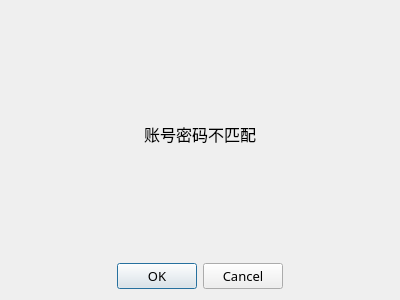
<?xml version="1.0" encoding="UTF-8"?>
<ui version="4.0">
 <class>pwdError</class>
 <widget class="QDialog" name="pwdError">
  <property name="geometry">
   <rect>
    <x>0</x>
    <y>0</y>
    <width>400</width>
    <height>300</height>
   </rect>
  </property>
  <property name="font">
   <font>
    <family>微软雅黑</family>
    <pointsize>10</pointsize>
    <weight>50</weight>
    <bold>false</bold>
   </font>
  </property>
  <property name="windowTitle">
   <string>Dialog</string>
  </property>
  <layout class="QGridLayout" name="gridLayout">
   <item row="0" column="0">
    <layout class="QVBoxLayout" name="verticalLayout">
     <item>
      <layout class="QHBoxLayout" name="horizontalLayout">
       <item>
        <spacer name="horizontalSpacer">
         <property name="orientation">
          <enum>Qt::Horizontal</enum>
         </property>
         <property name="sizeHint" stdset="0">
          <size>
           <width>40</width>
           <height>20</height>
          </size>
         </property>
        </spacer>
       </item>
       <item>
        <widget class="QLabel" name="label">
         <property name="font">
          <font>
           <family>微软雅黑</family>
           <pointsize>12</pointsize>
           <weight>50</weight>
           <bold>false</bold>
          </font>
         </property>
         <property name="text">
          <string>账号密码不匹配</string>
         </property>
        </widget>
       </item>
       <item>
        <spacer name="horizontalSpacer_2">
         <property name="orientation">
          <enum>Qt::Horizontal</enum>
         </property>
         <property name="sizeHint" stdset="0">
          <size>
           <width>40</width>
           <height>20</height>
          </size>
         </property>
        </spacer>
       </item>
      </layout>
     </item>
     <item>
      <layout class="QHBoxLayout" name="horizontalLayout_2">
       <item>
        <spacer name="horizontalSpacer_4">
         <property name="orientation">
          <enum>Qt::Horizontal</enum>
         </property>
         <property name="sizeHint" stdset="0">
          <size>
           <width>40</width>
           <height>20</height>
          </size>
         </property>
        </spacer>
       </item>
       <item>
        <widget class="QDialogButtonBox" name="buttonBox">
         <property name="orientation">
          <enum>Qt::Horizontal</enum>
         </property>
         <property name="standardButtons">
          <set>QDialogButtonBox::Cancel|QDialogButtonBox::Ok</set>
         </property>
        </widget>
       </item>
       <item>
        <spacer name="horizontalSpacer_3">
         <property name="orientation">
          <enum>Qt::Horizontal</enum>
         </property>
         <property name="sizeHint" stdset="0">
          <size>
           <width>40</width>
           <height>20</height>
          </size>
         </property>
        </spacer>
       </item>
      </layout>
     </item>
    </layout>
   </item>
  </layout>
 </widget>
 <resources/>
 <connections>
  <connection>
   <sender>buttonBox</sender>
   <signal>accepted()</signal>
   <receiver>pwdError</receiver>
   <slot>accept()</slot>
   <hints>
    <hint type="sourcelabel">
     <x>282</x>
     <y>222</y>
    </hint>
    <hint type="destinationlabel">
     <x>157</x>
     <y>274</y>
    </hint>
   </hints>
  </connection>
  <connection>
   <sender>buttonBox</sender>
   <signal>rejected()</signal>
   <receiver>pwdError</receiver>
   <slot>reject()</slot>
   <hints>
    <hint type="sourcelabel">
     <x>282</x>
     <y>228</y>
    </hint>
    <hint type="destinationlabel">
     <x>286</x>
     <y>274</y>
    </hint>
   </hints>
  </connection>
 </connections>
</ui>
